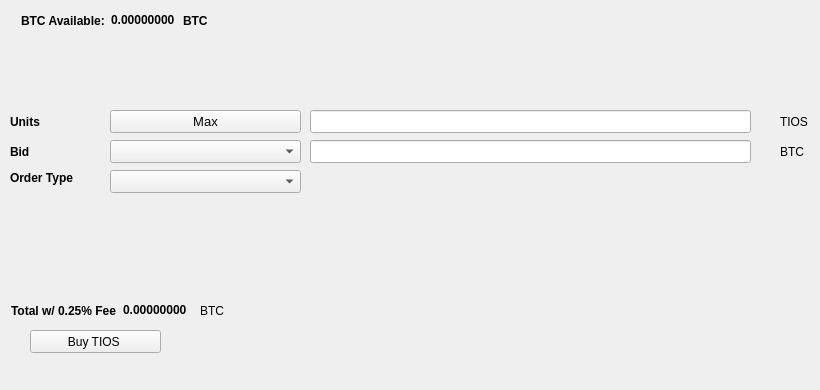
   <widget class="QWidget" name="BuyTab">
    <attribute name="title">
     <string>Buy</string>
    </attribute>
    <widget class="QPushButton" name="BuyTIOS ">
     <property name="geometry">
      <rect>
       <x>30</x>
       <y>330</y>
       <width>131</width>
       <height>23</height>
      </rect>
     </property>
     <property name="text">
      <string>Buy TIOS </string>
     </property>
     <property name="icon">
      <iconset resource="../tioscoin.qrc">
       <normaloff>:/icons/bitcoin</normaloff>:/icons/bitcoin</iconset>
     </property>
    </widget>
    <widget class="QLabel" name="label_3">
     <property name="geometry">
      <rect>
       <x>10</x>
       <y>110</y>
       <width>46</width>
       <height>23</height>
      </rect>
     </property>
     <property name="font">
      <font>
       <weight>75</weight>
       <bold>true</bold>
      </font>
     </property>
     <property name="text">
      <string>Units</string>
     </property>
    </widget>
    <widget class="QLineEdit" name="UnitsInput">
     <property name="geometry">
      <rect>
       <x>310</x>
       <y>110</y>
       <width>441</width>
       <height>23</height>
      </rect>
     </property>
     <property name="font">
      <font>
       <pointsize>9</pointsize>
       <weight>75</weight>
       <bold>true</bold>
      </font>
     </property>
    </widget>
    <widget class="QLineEdit" name="BuyBidPriceEdit">
     <property name="geometry">
      <rect>
       <x>310</x>
       <y>140</y>
       <width>441</width>
       <height>23</height>
      </rect>
     </property>
     <property name="font">
      <font>
       <pointsize>9</pointsize>
       <weight>75</weight>
       <bold>true</bold>
      </font>
     </property>
    </widget>
    <widget class="QLabel" name="label_4">
     <property name="geometry">
      <rect>
       <x>780</x>
       <y>110</y>
       <width>31</width>
       <height>23</height>
      </rect>
     </property>
     <property name="text">
      <string>TIOS </string>
     </property>
    </widget>
    <widget class="QLabel" name="label_5">
     <property name="geometry">
      <rect>
       <x>780</x>
       <y>140</y>
       <width>31</width>
       <height>23</height>
      </rect>
     </property>
     <property name="text">
      <string>BTC</string>
     </property>
    </widget>
    <widget class="QLabel" name="label_6">
     <property name="geometry">
      <rect>
       <x>10</x>
       <y>140</y>
       <width>46</width>
       <height>23</height>
      </rect>
     </property>
     <property name="font">
      <font>
       <weight>75</weight>
       <bold>true</bold>
      </font>
     </property>
     <property name="text">
      <string>Bid</string>
     </property>
    </widget>
    <widget class="QLabel" name="label_7">
     <property name="geometry">
      <rect>
       <x>10</x>
       <y>170</y>
       <width>91</width>
       <height>16</height>
      </rect>
     </property>
     <property name="font">
      <font>
       <weight>75</weight>
       <bold>true</bold>
      </font>
     </property>
     <property name="text">
      <string>Order Type</string>
     </property>
    </widget>
    <widget class="QPushButton" name="Buy_Max_Amount">
     <property name="geometry">
      <rect>
       <x>110</x>
       <y>110</y>
       <width>191</width>
       <height>23</height>
      </rect>
     </property>
     <property name="font">
      <font>
       <pointsize>10</pointsize>
      </font>
     </property>
     <property name="text">
      <string>Max</string>
     </property>
    </widget>
    <widget class="QComboBox" name="BuyBidcomboBox">
     <property name="geometry">
      <rect>
       <x>110</x>
       <y>140</y>
       <width>191</width>
       <height>23</height>
      </rect>
     </property>
     <property name="font">
      <font>
       <pointsize>10</pointsize>
      </font>
     </property>
    </widget>
    <widget class="QComboBox" name="buyOrdertypeCombo">
     <property name="geometry">
      <rect>
       <x>110</x>
       <y>170</y>
       <width>191</width>
       <height>23</height>
      </rect>
     </property>
     <property name="font">
      <font>
       <pointsize>10</pointsize>
      </font>
     </property>
    </widget>
    <widget class="QWidget" name="layoutWidget1">
     <property name="geometry">
      <rect>
       <x>21</x>
       <y>11</y>
       <width>227</width>
       <height>19</height>
      </rect>
     </property>
     <layout class="QHBoxLayout" name="horizontalLayout_3">
      <item>
       <widget class="QLabel" name="label232">
        <property name="font">
         <font>
          <weight>75</weight>
          <bold>true</bold>
         </font>
        </property>
        <property name="text">
         <string>BTC Available:</string>
        </property>
       </widget>
      </item>
      <item>
       <widget class="QLabel" name="BtcAvailableLbl">
        <property name="palette">
         <palette>
          <active>
           <colorrole role="WindowText">
            <brush brushstyle="SolidPattern">
             <color alpha="255">
              <red>0</red>
              <green>0</green>
              <blue>0</blue>
             </color>
            </brush>
           </colorrole>
           <colorrole role="Button">
            <brush brushstyle="SolidPattern">
             <color alpha="255">
              <red>0</red>
              <green>170</green>
              <blue>0</blue>
             </color>
            </brush>
           </colorrole>
           <colorrole role="Light">
            <brush brushstyle="SolidPattern">
             <color alpha="255">
              <red>0</red>
              <green>255</green>
              <blue>0</blue>
             </color>
            </brush>
           </colorrole>
           <colorrole role="Midlight">
            <brush brushstyle="SolidPattern">
             <color alpha="255">
              <red>0</red>
              <green>212</green>
              <blue>0</blue>
             </color>
            </brush>
           </colorrole>
           <colorrole role="Dark">
            <brush brushstyle="SolidPattern">
             <color alpha="255">
              <red>0</red>
              <green>85</green>
              <blue>0</blue>
             </color>
            </brush>
           </colorrole>
           <colorrole role="Mid">
            <brush brushstyle="SolidPattern">
             <color alpha="255">
              <red>0</red>
              <green>113</green>
              <blue>0</blue>
             </color>
            </brush>
           </colorrole>
           <colorrole role="Text">
            <brush brushstyle="SolidPattern">
             <color alpha="255">
              <red>0</red>
              <green>170</green>
              <blue>0</blue>
             </color>
            </brush>
           </colorrole>
           <colorrole role="BrightText">
            <brush brushstyle="SolidPattern">
             <color alpha="255">
              <red>255</red>
              <green>255</green>
              <blue>255</blue>
             </color>
            </brush>
           </colorrole>
           <colorrole role="ButtonText">
            <brush brushstyle="SolidPattern">
             <color alpha="255">
              <red>0</red>
              <green>0</green>
              <blue>0</blue>
             </color>
            </brush>
           </colorrole>
           <colorrole role="Base">
            <brush brushstyle="SolidPattern">
             <color alpha="255">
              <red>255</red>
              <green>255</green>
              <blue>255</blue>
             </color>
            </brush>
           </colorrole>
           <colorrole role="Window">
            <brush brushstyle="SolidPattern">
             <color alpha="255">
              <red>0</red>
              <green>170</green>
              <blue>0</blue>
             </color>
            </brush>
           </colorrole>
           <colorrole role="Shadow">
            <brush brushstyle="SolidPattern">
             <color alpha="255">
              <red>0</red>
              <green>0</green>
              <blue>0</blue>
             </color>
            </brush>
           </colorrole>
           <colorrole role="AlternateBase">
            <brush brushstyle="SolidPattern">
             <color alpha="255">
              <red>127</red>
              <green>212</green>
              <blue>127</blue>
             </color>
            </brush>
           </colorrole>
           <colorrole role="ToolTipBase">
            <brush brushstyle="SolidPattern">
             <color alpha="255">
              <red>255</red>
              <green>255</green>
              <blue>220</blue>
             </color>
            </brush>
           </colorrole>
           <colorrole role="ToolTipText">
            <brush brushstyle="SolidPattern">
             <color alpha="255">
              <red>0</red>
              <green>0</green>
              <blue>0</blue>
             </color>
            </brush>
           </colorrole>
          </active>
          <inactive>
           <colorrole role="WindowText">
            <brush brushstyle="SolidPattern">
             <color alpha="255">
              <red>0</red>
              <green>0</green>
              <blue>0</blue>
             </color>
            </brush>
           </colorrole>
           <colorrole role="Button">
            <brush brushstyle="SolidPattern">
             <color alpha="255">
              <red>0</red>
              <green>170</green>
              <blue>0</blue>
             </color>
            </brush>
           </colorrole>
           <colorrole role="Light">
            <brush brushstyle="SolidPattern">
             <color alpha="255">
              <red>0</red>
              <green>255</green>
              <blue>0</blue>
             </color>
            </brush>
           </colorrole>
           <colorrole role="Midlight">
            <brush brushstyle="SolidPattern">
             <color alpha="255">
              <red>0</red>
              <green>212</green>
              <blue>0</blue>
             </color>
            </brush>
           </colorrole>
           <colorrole role="Dark">
            <brush brushstyle="SolidPattern">
             <color alpha="255">
              <red>0</red>
              <green>85</green>
              <blue>0</blue>
             </color>
            </brush>
           </colorrole>
           <colorrole role="Mid">
            <brush brushstyle="SolidPattern">
             <color alpha="255">
              <red>0</red>
              <green>113</green>
              <blue>0</blue>
             </color>
            </brush>
           </colorrole>
           <colorrole role="Text">
            <brush brushstyle="SolidPattern">
             <color alpha="255">
              <red>0</red>
              <green>170</green>
              <blue>0</blue>
             </color>
            </brush>
           </colorrole>
           <colorrole role="BrightText">
            <brush brushstyle="SolidPattern">
             <color alpha="255">
              <red>255</red>
              <green>255</green>
              <blue>255</blue>
             </color>
            </brush>
           </colorrole>
           <colorrole role="ButtonText">
            <brush brushstyle="SolidPattern">
             <color alpha="255">
              <red>0</red>
              <green>0</green>
              <blue>0</blue>
             </color>
            </brush>
           </colorrole>
           <colorrole role="Base">
            <brush brushstyle="SolidPattern">
             <color alpha="255">
              <red>255</red>
              <green>255</green>
              <blue>255</blue>
             </color>
            </brush>
           </colorrole>
           <colorrole role="Window">
            <brush brushstyle="SolidPattern">
             <color alpha="255">
              <red>0</red>
              <green>170</green>
              <blue>0</blue>
             </color>
            </brush>
           </colorrole>
           <colorrole role="Shadow">
            <brush brushstyle="SolidPattern">
             <color alpha="255">
              <red>0</red>
              <green>0</green>
              <blue>0</blue>
             </color>
            </brush>
           </colorrole>
           <colorrole role="AlternateBase">
            <brush brushstyle="SolidPattern">
             <color alpha="255">
              <red>127</red>
              <green>212</green>
              <blue>127</blue>
             </color>
            </brush>
           </colorrole>
           <colorrole role="ToolTipBase">
            <brush brushstyle="SolidPattern">
             <color alpha="255">
              <red>255</red>
              <green>255</green>
              <blue>220</blue>
             </color>
            </brush>
           </colorrole>
           <colorrole role="ToolTipText">
            <brush brushstyle="SolidPattern">
             <color alpha="255">
              <red>0</red>
              <green>0</green>
              <blue>0</blue>
             </color>
            </brush>
           </colorrole>
          </inactive>
          <disabled>
           <colorrole role="WindowText">
            <brush brushstyle="SolidPattern">
             <color alpha="255">
              <red>0</red>
              <green>85</green>
              <blue>0</blue>
             </color>
            </brush>
           </colorrole>
           <colorrole role="Button">
            <brush brushstyle="SolidPattern">
             <color alpha="255">
              <red>0</red>
              <green>170</green>
              <blue>0</blue>
             </color>
            </brush>
           </colorrole>
           <colorrole role="Light">
            <brush brushstyle="SolidPattern">
             <color alpha="255">
              <red>0</red>
              <green>255</green>
              <blue>0</blue>
             </color>
            </brush>
           </colorrole>
           <colorrole role="Midlight">
            <brush brushstyle="SolidPattern">
             <color alpha="255">
              <red>0</red>
              <green>212</green>
              <blue>0</blue>
             </color>
            </brush>
           </colorrole>
           <colorrole role="Dark">
            <brush brushstyle="SolidPattern">
             <color alpha="255">
              <red>0</red>
              <green>85</green>
              <blue>0</blue>
             </color>
            </brush>
           </colorrole>
           <colorrole role="Mid">
            <brush brushstyle="SolidPattern">
             <color alpha="255">
              <red>0</red>
              <green>113</green>
              <blue>0</blue>
             </color>
            </brush>
           </colorrole>
           <colorrole role="Text">
            <brush brushstyle="SolidPattern">
             <color alpha="255">
              <red>0</red>
              <green>85</green>
              <blue>0</blue>
             </color>
            </brush>
           </colorrole>
           <colorrole role="BrightText">
            <brush brushstyle="SolidPattern">
             <color alpha="255">
              <red>255</red>
              <green>255</green>
              <blue>255</blue>
             </color>
            </brush>
           </colorrole>
           <colorrole role="ButtonText">
            <brush brushstyle="SolidPattern">
             <color alpha="255">
              <red>0</red>
              <green>85</green>
              <blue>0</blue>
             </color>
            </brush>
           </colorrole>
           <colorrole role="Base">
            <brush brushstyle="SolidPattern">
             <color alpha="255">
              <red>0</red>
              <green>170</green>
              <blue>0</blue>
             </color>
            </brush>
           </colorrole>
           <colorrole role="Window">
            <brush brushstyle="SolidPattern">
             <color alpha="255">
              <red>0</red>
              <green>170</green>
              <blue>0</blue>
             </color>
            </brush>
           </colorrole>
           <colorrole role="Shadow">
            <brush brushstyle="SolidPattern">
             <color alpha="255">
              <red>0</red>
              <green>0</green>
              <blue>0</blue>
             </color>
            </brush>
           </colorrole>
           <colorrole role="AlternateBase">
            <brush brushstyle="SolidPattern">
             <color alpha="255">
              <red>0</red>
              <green>170</green>
              <blue>0</blue>
             </color>
            </brush>
           </colorrole>
           <colorrole role="ToolTipBase">
            <brush brushstyle="SolidPattern">
             <color alpha="255">
              <red>255</red>
              <green>255</green>
              <blue>220</blue>
             </color>
            </brush>
           </colorrole>
           <colorrole role="ToolTipText">
            <brush brushstyle="SolidPattern">
             <color alpha="255">
              <red>0</red>
              <green>0</green>
              <blue>0</blue>
             </color>
            </brush>
           </colorrole>
          </disabled>
         </palette>
        </property>
        <property name="font">
         <font>
          <weight>75</weight>
          <bold>true</bold>
         </font>
        </property>
        <property name="text">
         <string>0.00000000</string>
        </property>
        <property name="textInteractionFlags">
         <set>Qt::LinksAccessibleByMouse|Qt::TextSelectableByKeyboard|Qt::TextSelectableByMouse</set>
        </property>
       </widget>
      </item>
      <item>
       <widget class="QLabel" name="BtcAvailableLbl_2">
        <property name="font">
         <font>
          <weight>75</weight>
          <bold>true</bold>
         </font>
        </property>
        <property name="text">
         <string>BTC</string>
        </property>
       </widget>
      </item>
     </layout>
    </widget>
    <widget class="QWidget" name="layoutWidge2">
     <property name="geometry">
      <rect>
       <x>11</x>
       <y>301</y>
       <width>259</width>
       <height>19</height>
      </rect>
     </property>
     <layout class="QHBoxLayout" name="horizontalLayout_4">
      <item>
       <widget class="QLabel" name="label_9">
        <property name="font">
         <font>
          <weight>75</weight>
          <bold>true</bold>
         </font>
        </property>
        <property name="text">
         <string>Total w/ 0.25% Fee</string>
        </property>
       </widget>
      </item>
      <item>
       <widget class="QLabel" name="BuyCostLabel">
        <property name="palette">
         <palette>
          <active>
           <colorrole role="WindowText">
            <brush brushstyle="SolidPattern">
             <color alpha="255">
              <red>0</red>
              <green>0</green>
              <blue>0</blue>
             </color>
            </brush>
           </colorrole>
           <colorrole role="Button">
            <brush brushstyle="SolidPattern">
             <color alpha="255">
              <red>0</red>
              <green>170</green>
              <blue>0</blue>
             </color>
            </brush>
           </colorrole>
           <colorrole role="Light">
            <brush brushstyle="SolidPattern">
             <color alpha="255">
              <red>0</red>
              <green>255</green>
              <blue>0</blue>
             </color>
            </brush>
           </colorrole>
           <colorrole role="Midlight">
            <brush brushstyle="SolidPattern">
             <color alpha="255">
              <red>0</red>
              <green>212</green>
              <blue>0</blue>
             </color>
            </brush>
           </colorrole>
           <colorrole role="Dark">
            <brush brushstyle="SolidPattern">
             <color alpha="255">
              <red>0</red>
              <green>85</green>
              <blue>0</blue>
             </color>
            </brush>
           </colorrole>
           <colorrole role="Mid">
            <brush brushstyle="SolidPattern">
             <color alpha="255">
              <red>0</red>
              <green>113</green>
              <blue>0</blue>
             </color>
            </brush>
           </colorrole>
           <colorrole role="Text">
            <brush brushstyle="SolidPattern">
             <color alpha="255">
              <red>0</red>
              <green>170</green>
              <blue>0</blue>
             </color>
            </brush>
           </colorrole>
           <colorrole role="BrightText">
            <brush brushstyle="SolidPattern">
             <color alpha="255">
              <red>255</red>
              <green>255</green>
              <blue>255</blue>
             </color>
            </brush>
           </colorrole>
           <colorrole role="ButtonText">
            <brush brushstyle="SolidPattern">
             <color alpha="255">
              <red>0</red>
              <green>0</green>
              <blue>0</blue>
             </color>
            </brush>
           </colorrole>
           <colorrole role="Base">
            <brush brushstyle="SolidPattern">
             <color alpha="255">
              <red>255</red>
              <green>255</green>
              <blue>255</blue>
             </color>
            </brush>
           </colorrole>
           <colorrole role="Window">
            <brush brushstyle="SolidPattern">
             <color alpha="255">
              <red>0</red>
              <green>170</green>
              <blue>0</blue>
             </color>
            </brush>
           </colorrole>
           <colorrole role="Shadow">
            <brush brushstyle="SolidPattern">
             <color alpha="255">
              <red>0</red>
              <green>0</green>
              <blue>0</blue>
             </color>
            </brush>
           </colorrole>
           <colorrole role="AlternateBase">
            <brush brushstyle="SolidPattern">
             <color alpha="255">
              <red>127</red>
              <green>212</green>
              <blue>127</blue>
             </color>
            </brush>
           </colorrole>
           <colorrole role="ToolTipBase">
            <brush brushstyle="SolidPattern">
             <color alpha="255">
              <red>255</red>
              <green>255</green>
              <blue>220</blue>
             </color>
            </brush>
           </colorrole>
           <colorrole role="ToolTipText">
            <brush brushstyle="SolidPattern">
             <color alpha="255">
              <red>0</red>
              <green>0</green>
              <blue>0</blue>
             </color>
            </brush>
           </colorrole>
          </active>
          <inactive>
           <colorrole role="WindowText">
            <brush brushstyle="SolidPattern">
             <color alpha="255">
              <red>0</red>
              <green>0</green>
              <blue>0</blue>
             </color>
            </brush>
           </colorrole>
           <colorrole role="Button">
            <brush brushstyle="SolidPattern">
             <color alpha="255">
              <red>0</red>
              <green>170</green>
              <blue>0</blue>
             </color>
            </brush>
           </colorrole>
           <colorrole role="Light">
            <brush brushstyle="SolidPattern">
             <color alpha="255">
              <red>0</red>
              <green>255</green>
              <blue>0</blue>
             </color>
            </brush>
           </colorrole>
           <colorrole role="Midlight">
            <brush brushstyle="SolidPattern">
             <color alpha="255">
              <red>0</red>
              <green>212</green>
              <blue>0</blue>
             </color>
            </brush>
           </colorrole>
           <colorrole role="Dark">
            <brush brushstyle="SolidPattern">
             <color alpha="255">
              <red>0</red>
              <green>85</green>
              <blue>0</blue>
             </color>
            </brush>
           </colorrole>
           <colorrole role="Mid">
            <brush brushstyle="SolidPattern">
             <color alpha="255">
              <red>0</red>
              <green>113</green>
              <blue>0</blue>
             </color>
            </brush>
           </colorrole>
           <colorrole role="Text">
            <brush brushstyle="SolidPattern">
             <color alpha="255">
              <red>0</red>
              <green>170</green>
              <blue>0</blue>
             </color>
            </brush>
           </colorrole>
           <colorrole role="BrightText">
            <brush brushstyle="SolidPattern">
             <color alpha="255">
              <red>255</red>
              <green>255</green>
              <blue>255</blue>
             </color>
            </brush>
           </colorrole>
           <colorrole role="ButtonText">
            <brush brushstyle="SolidPattern">
             <color alpha="255">
              <red>0</red>
              <green>0</green>
              <blue>0</blue>
             </color>
            </brush>
           </colorrole>
           <colorrole role="Base">
            <brush brushstyle="SolidPattern">
             <color alpha="255">
              <red>255</red>
              <green>255</green>
              <blue>255</blue>
             </color>
            </brush>
           </colorrole>
           <colorrole role="Window">
            <brush brushstyle="SolidPattern">
             <color alpha="255">
              <red>0</red>
              <green>170</green>
              <blue>0</blue>
             </color>
            </brush>
           </colorrole>
           <colorrole role="Shadow">
            <brush brushstyle="SolidPattern">
             <color alpha="255">
              <red>0</red>
              <green>0</green>
              <blue>0</blue>
             </color>
            </brush>
           </colorrole>
           <colorrole role="AlternateBase">
            <brush brushstyle="SolidPattern">
             <color alpha="255">
              <red>127</red>
              <green>212</green>
              <blue>127</blue>
             </color>
            </brush>
           </colorrole>
           <colorrole role="ToolTipBase">
            <brush brushstyle="SolidPattern">
             <color alpha="255">
              <red>255</red>
              <green>255</green>
              <blue>220</blue>
             </color>
            </brush>
           </colorrole>
           <colorrole role="ToolTipText">
            <brush brushstyle="SolidPattern">
             <color alpha="255">
              <red>0</red>
              <green>0</green>
              <blue>0</blue>
             </color>
            </brush>
           </colorrole>
          </inactive>
          <disabled>
           <colorrole role="WindowText">
            <brush brushstyle="SolidPattern">
             <color alpha="255">
              <red>0</red>
              <green>85</green>
              <blue>0</blue>
             </color>
            </brush>
           </colorrole>
           <colorrole role="Button">
            <brush brushstyle="SolidPattern">
             <color alpha="255">
              <red>0</red>
              <green>170</green>
              <blue>0</blue>
             </color>
            </brush>
           </colorrole>
           <colorrole role="Light">
            <brush brushstyle="SolidPattern">
             <color alpha="255">
              <red>0</red>
              <green>255</green>
              <blue>0</blue>
             </color>
            </brush>
           </colorrole>
           <colorrole role="Midlight">
            <brush brushstyle="SolidPattern">
             <color alpha="255">
              <red>0</red>
              <green>212</green>
              <blue>0</blue>
             </color>
            </brush>
           </colorrole>
           <colorrole role="Dark">
            <brush brushstyle="SolidPattern">
             <color alpha="255">
              <red>0</red>
              <green>85</green>
              <blue>0</blue>
             </color>
            </brush>
           </colorrole>
           <colorrole role="Mid">
            <brush brushstyle="SolidPattern">
             <color alpha="255">
              <red>0</red>
              <green>113</green>
              <blue>0</blue>
             </color>
            </brush>
           </colorrole>
           <colorrole role="Text">
            <brush brushstyle="SolidPattern">
             <color alpha="255">
              <red>0</red>
              <green>85</green>
              <blue>0</blue>
             </color>
            </brush>
           </colorrole>
           <colorrole role="BrightText">
            <brush brushstyle="SolidPattern">
             <color alpha="255">
              <red>255</red>
              <green>255</green>
              <blue>255</blue>
             </color>
            </brush>
           </colorrole>
           <colorrole role="ButtonText">
            <brush brushstyle="SolidPattern">
             <color alpha="255">
              <red>0</red>
              <green>85</green>
              <blue>0</blue>
             </color>
            </brush>
           </colorrole>
           <colorrole role="Base">
            <brush brushstyle="SolidPattern">
             <color alpha="255">
              <red>0</red>
              <green>170</green>
              <blue>0</blue>
             </color>
            </brush>
           </colorrole>
           <colorrole role="Window">
            <brush brushstyle="SolidPattern">
             <color alpha="255">
              <red>0</red>
              <green>170</green>
              <blue>0</blue>
             </color>
            </brush>
           </colorrole>
           <colorrole role="Shadow">
            <brush brushstyle="SolidPattern">
             <color alpha="255">
              <red>0</red>
              <green>0</green>
              <blue>0</blue>
             </color>
            </brush>
           </colorrole>
           <colorrole role="AlternateBase">
            <brush brushstyle="SolidPattern">
             <color alpha="255">
              <red>0</red>
              <green>170</green>
              <blue>0</blue>
             </color>
            </brush>
           </colorrole>
           <colorrole role="ToolTipBase">
            <brush brushstyle="SolidPattern">
             <color alpha="255">
              <red>255</red>
              <green>255</green>
              <blue>220</blue>
             </color>
            </brush>
           </colorrole>
           <colorrole role="ToolTipText">
            <brush brushstyle="SolidPattern">
             <color alpha="255">
              <red>0</red>
              <green>0</green>
              <blue>0</blue>
             </color>
            </brush>
           </colorrole>
          </disabled>
         </palette>
        </property>
        <property name="font">
         <font>
          <weight>75</weight>
          <bold>true</bold>
         </font>
        </property>
        <property name="autoFillBackground">
         <bool>false</bool>
        </property>
        <property name="text">
         <string>0.00000000</string>
        </property>
        <property name="textInteractionFlags">
         <set>Qt::LinksAccessibleByMouse|Qt::TextSelectableByMouse</set>
        </property>
       </widget>
      </item>
      <item>
       <widget class="QLabel" name="label_10">
        <property name="font">
         <font>
          <weight>50</weight>
          <bold>false</bold>
         </font>
        </property>
        <property name="text">
         <string>BTC</string>
        </property>
       </widget>
      </item>
     </layout>
    </widget>
    <widget class="QLabel" name="label_24">
     <property name="geometry">
      <rect>
       <x>460</x>
       <y>300</y>
       <width>281</width>
       <height>81</height>
      </rect>
     </property>
     <property name="text">
      <string/>
     </property>
     <property name="pixmap">
      <pixmap>:/images/bittrex</pixmap>
     </property>
    </widget>
   </widget>
